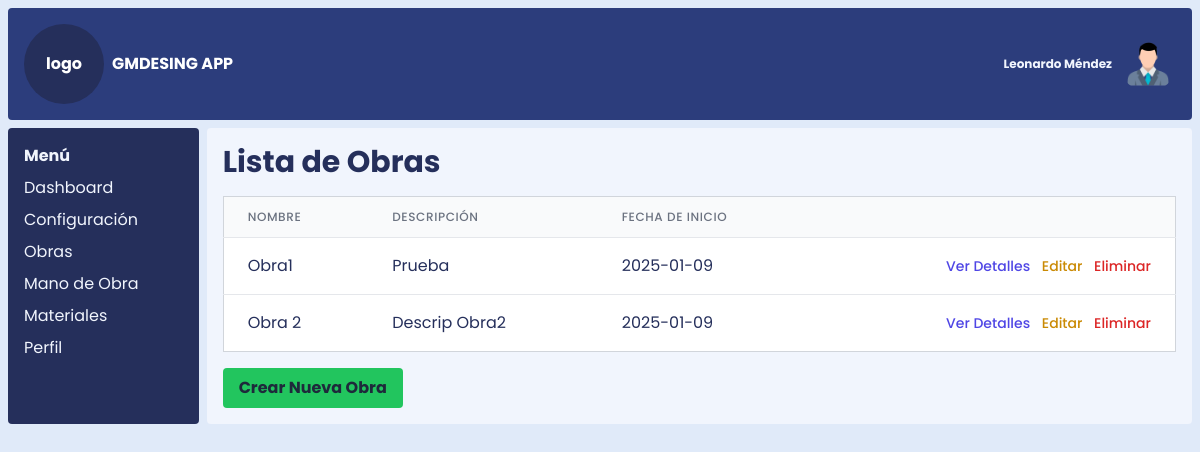
The page /obras on the database its author committed.
### models.py (models this page shows)
class Obra(db.Model):
    id_obra = db.Column(db.Integer, primary_key=True)
    nombre_obra = db.Column(db.String(100), nullable=False)
    descripcion_obra = db.Column(db.Text)
    fecha_inicio = db.Column(db.Date)
    partidas = db.relationship('Partida', backref='obra', lazy=True) # Relación con Partidas

### app.py (the view)
@app.route('/obras')
def index():
    obras = Obra.query.all()
    return render_template('obras.html', obras=obras, datos=datos) # Pasa las obras a la plantilla

### templates/obras.html (shortened to what this page needs)
{% extends 'index.html' %}
{% block content %}
    <h1 class="text-3xl font-bold mb-4">Lista de Obras</h1>
    {% if obras %}
    <div class="overflow-x-auto">
        <table class="min-w-full divide-y divide-gray-200 border border-gray-300">
            <thead class="bg-gray-50">
                <tr>
                    <th scope="col" class="px-6 py-3 text-left text-xs font-medium text-gray-500 uppercase tracking-wider">Nombre</th>
                    <th scope="col" class="px-6 py-3 text-left text-xs font-medium text-gray-500 uppercase tracking-wider">Descripción</th>
                    <th scope="col" class="px-6 py-3 text-left text-xs font-medium text-gray-500 uppercase tracking-wider">Fecha de Inicio</th>
                    <th scope="col" class="px-6 py-3 relative">
                    </th>
                </tr>
            </thead>
            <tbody class="bg-white divide-y divide-gray-200">
                {% for obra in obras %}
                <tr>
                    <td class="px-6 py-4 whitespace-nowrap">{{ obra.nombre_obra }}</td>
                    <td class="px-6 py-4">{{ obra.descripcion_obra }}</td>
                    <td class="px-6 py-4 whitespace-nowrap">{{ obra.fecha_inicio }}</td>
                    <td class="px-6 py-4 whitespace-nowrap text-right text-sm font-medium">
                        <a href="{{ url_for('ver_obra', id_obra=obra.id_obra) }}" class="text-indigo-600 hover:text-indigo-900 mr-2">Ver Detalles</a>
                        <a href="{{ url_for('editar_obra', id_obra=obra.id_obra) }}" class="text-yellow-600 hover:text-yellow-900 mr-2">Editar</a>
                        <button type="button" class="text-red-600 hover:text-red-900" data-bs-toggle="modal" data-bs-target="#confirmDelete{{obra.id_obra}}">Eliminar</button>
                    </td>
                </tr>
                {% endfor %}
            </tbody>
        </table>
    </div>
    {% else %}
    <p class="text-gray-600">No hay obras registradas.</p>
    {% endif %}
    <a href="{{ url_for('crear_obra') }}" class="bg-green-500 hover:bg-green-700 text-slate-800 font-bold py-2 px-4 rounded mt-4 inline-block">Crear Nueva Obra</a>
{% endblock %}

### static/css/styles.css (style rules this page uses)
html, :host { line-height: 1.5; -webkit-text-size-adjust: 100%; -moz-tab-size: 4; -o-tab-size: 4; tab-size: 4; font-family: Poppins, sans-serif; font-feature-settings: normal; font-variation-settings: normal; -webkit-tap-highlight-color: transparent; }
body { margin: 0; line-height: inherit; }
h1, h2, h3, h4, h5, h6 { font-size: inherit; font-weight: inherit; }
a { color: inherit; text-decoration: inherit; }
table { text-indent: 0; border-color: inherit; border-collapse: collapse; }
button, input, optgroup, select, textarea { font-family: inherit; font-feature-settings: inherit; font-variation-settings: inherit; font-size: 100%; font-weight: inherit; line-height: inherit; letter-spacing: inherit; color: inherit; margin: 0; padding: 0; }
button, select { text-transform: none; }
button, input:where([type='button']), input:where([type='reset']), input:where([type='submit']) { -webkit-appearance: button; background-color: transparent; background-image: none; }
blockquote, dl, dd, h1, h2, h3, h4, h5, h6, hr, figure, p, pre { margin: 0; }
button, [role="button"] { cursor: pointer; }
.base { --tw-bg-opacity: 1; background-color: rgb(224 234 249 / var(--tw-bg-opacity, 1)); }
.relative { position: relative; }
.mb-4 { margin-bottom: 1rem; }
.mr-2 { margin-right: 0.5rem; }
.mt-4 { margin-top: 1rem; }
.inline-block { display: inline-block; }
.grid { display: grid; }
.h-\[100vh\] { height: 100vh; }
.min-w-full { min-width: 100%; }
.grid-cols-12 { grid-template-columns: repeat(12, minmax(0, 1fr)); }
.gap-2 { gap: 0.5rem; }
.divide-y > :not([hidden]) ~ :not([hidden]) { --tw-divide-y-reverse: 0; border-top-width: calc(1px * calc(1 - var(--tw-divide-y-reverse))); border-bottom-width: calc(1px * var(--tw-divide-y-reverse)); }
.divide-gray-200 > :not([hidden]) ~ :not([hidden]) { --tw-divide-opacity: 1; border-color: rgb(229 231 235 / var(--tw-divide-opacity, 1)); }
.overflow-x-auto { overflow-x: auto; }
.whitespace-nowrap { white-space: nowrap; }
.rounded { border-radius: 0.25rem; }
.border { border-width: 1px; }
.border-gray-300 { --tw-border-opacity: 1; border-color: rgb(209 213 219 / var(--tw-border-opacity, 1)); }
.bg-gray-50 { --tw-bg-opacity: 1; background-color: rgb(249 250 251 / var(--tw-bg-opacity, 1)); }
.bg-green-500 { --tw-bg-opacity: 1; background-color: rgb(34 197 94 / var(--tw-bg-opacity, 1)); }
.bg-white { --tw-bg-opacity: 1; background-color: rgb(255 255 255 / var(--tw-bg-opacity, 1)); }
.p-2 { padding: 0.5rem; }
.px-4 { padding-left: 1rem; padding-right: 1rem; }
.px-6 { padding-left: 1.5rem; padding-right: 1.5rem; }
.py-2 { padding-top: 0.5rem; padding-bottom: 0.5rem; }
.py-3 { padding-top: 0.75rem; padding-bottom: 0.75rem; }
.py-4 { padding-top: 1rem; padding-bottom: 1rem; }
.text-left { text-align: left; }
.text-right { text-align: right; }
.text-3xl { font-size: 1.875rem; line-height: 2.25rem; }
.text-sm { font-size: 0.875rem; line-height: 1.25rem; }
.text-xs { font-size: 0.75rem; line-height: 1rem; }
.font-bold { font-weight: 700; }
.font-medium { font-weight: 500; }
.uppercase { text-transform: uppercase; }
.tracking-wider { letter-spacing: 0.05em; }
.text-gray-500 { --tw-text-opacity: 1; color: rgb(107 114 128 / var(--tw-text-opacity, 1)); }
.text-indigo-600 { --tw-text-opacity: 1; color: rgb(79 70 229 / var(--tw-text-opacity, 1)); }
.text-red-600 { --tw-text-opacity: 1; color: rgb(220 38 38 / var(--tw-text-opacity, 1)); }
.text-slate-800 { --tw-text-opacity: 1; color: rgb(30 41 59 / var(--tw-text-opacity, 1)); }
.text-yellow-600 { --tw-text-opacity: 1; color: rgb(202 138 4 / var(--tw-text-opacity, 1)); }

### rows shown on the page
Obra: nombre_obra "Obra1", descripcion_obra "Prueba", fecha_inicio "2025-01-09"
Obra: nombre_obra "Obra 2", descripcion_obra "Descrip Obra2", fecha_inicio "2025-01-09"

### other values the page prints
{{ datos.sistema }} "GMDESING APP"
{{ datos.usuario }} "Leonardo Méndez"
{{ item.name }} "Dashboard" "Configuración" "Obras" "Mano de Obra" "Materiales" "Perfil"
